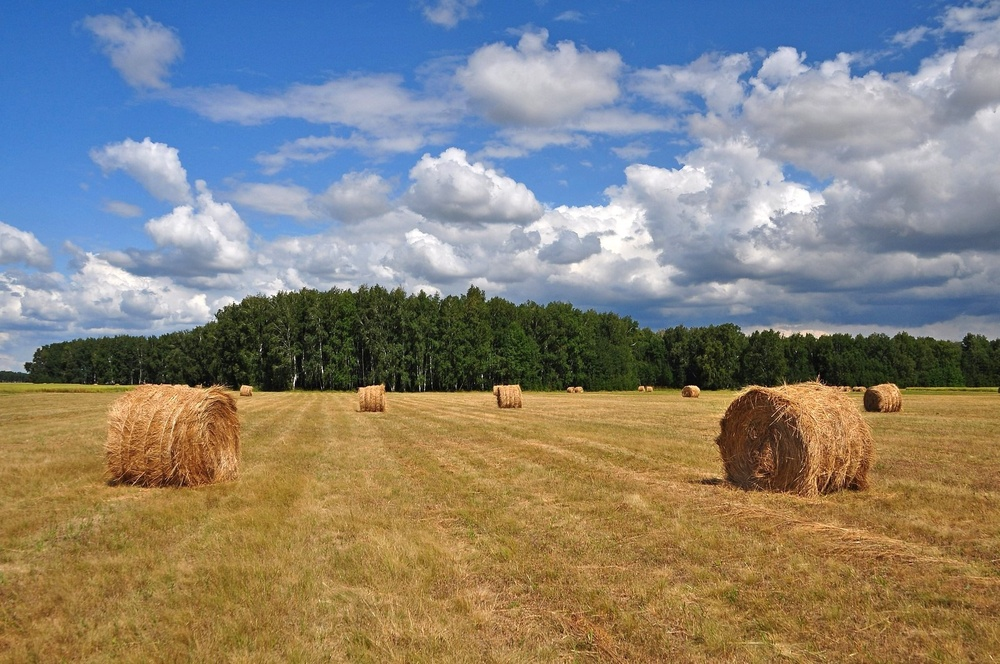
#> input picture lab_2/01.jpg, 1000 x 664 px, shrunk from 1600 x 1063 before the run
$ jupyter execute lab_2.ipynb
#> lines starting #> are read from the running program, lines starting #| are printed output that depends on the picture
[cell 1]
import matplotlib
import matplotlib.pyplot as plt
import numpy as np

from skimage import data, img_as_float
from skimage import exposure
from skimage.io import imsave, imread

from PIL import Image, ImageOps
import cv2

[cell 2]
def plot_img_and_hist(image, axes, bins=256):
    image = img_as_float(image)
    ax_img, ax_hist = axes
    ax_cdf = ax_hist.twinx()

    # Display image
    ax_img.imshow(image, cmap=plt.cm.gray)
    ax_img.set_axis_off()

    # Display histogram
    ax_hist.hist(image.ravel(), bins=bins, histtype='step', color='black')
    ax_hist.ticklabel_format(axis='y', style='scientific', scilimits=(0, 0))
    ax_hist.set_xlabel('Pixel intensity')
    ax_hist.set_xlim(0, 1)
    ax_hist.set_yticks([])

    # Display cumulative distribution
    img_cdf, bins = exposure.cumulative_distribution(image, bins)
    ax_cdf.plot(bins, img_cdf, 'r')
    ax_cdf.set_yticks([])

    return ax_img, ax_hist, ax_cdf


def draw_graphics(image, image_corrected, image_title, correction_title):
    plt.figure(figsize=(13, 9))
    axes = np.zeros((2, 2), dtype=object)
    axes[0, 0] = plt.subplot(2, 2, 1)
    axes[0, 1] = plt.subplot(2, 2, 2, sharex=axes[0, 0], sharey=axes[0, 0])
    axes[1, 0] = plt.subplot(2, 2, 3)
    axes[1, 1] = plt.subplot(2, 2, 4)

    plot_img_and_hist(image, axes[:, 0])[0].set_title(image_title)
    plot_img_and_hist(image_corrected, axes[:, 1])[0].set_title(correction_title)

[cell 3]
img_01 = Image.open('01.jpg')
#> img_01 is the input picture: PIL image 1000x664 RGB; mean R, G, B 135.1, 131, 121.6
img_02 = Image.open('02.jpg')
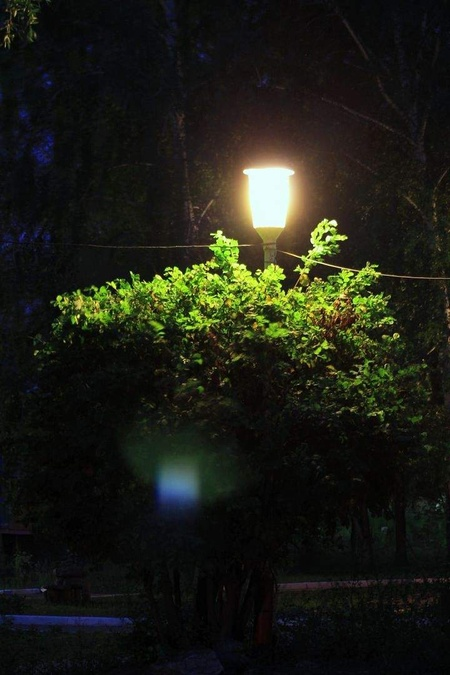
#> input picture lab_2/02.jpg, 450 x 675 px, shrunk from 720 x 1080 before the run
#> img_02 is the input picture: PIL image 450x675 RGB; mean R, G, B 28.8, 30, 21.2

img_01_bw = img_01.convert('L')
img_02_bw = img_02.convert('L')

img_01_bw.save('01_bw.jpg')
img_02_bw.save('02_bw.jpg')

img_01_neg = ImageOps.invert(img_01_bw)
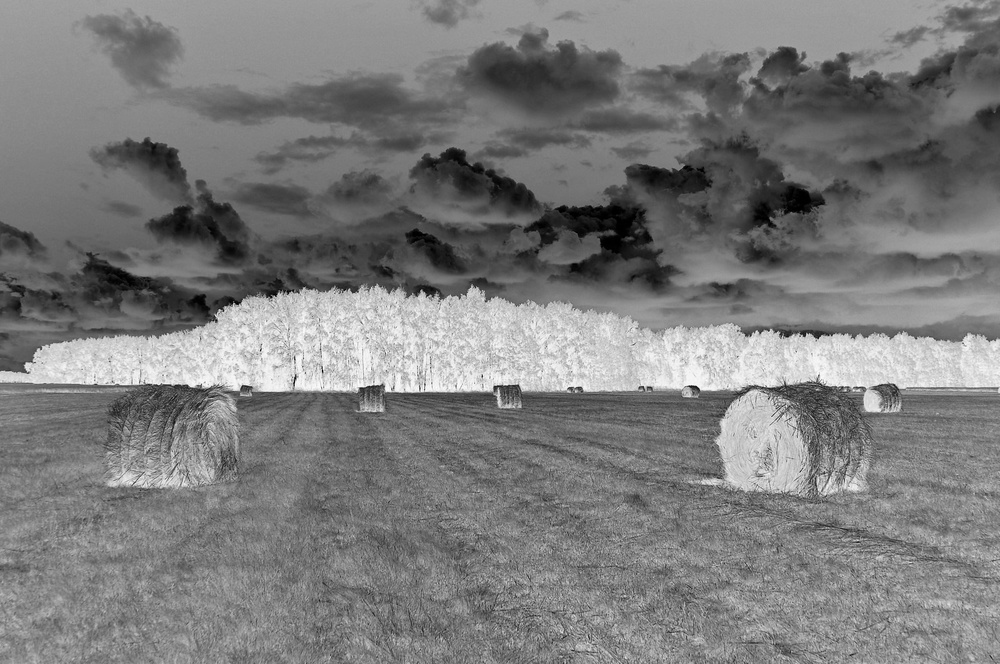
#> img_01_neg: PIL image 1000x664 L; min 0, max 255, mean 123.9
img_02_neg = ImageOps.invert(img_02_bw)
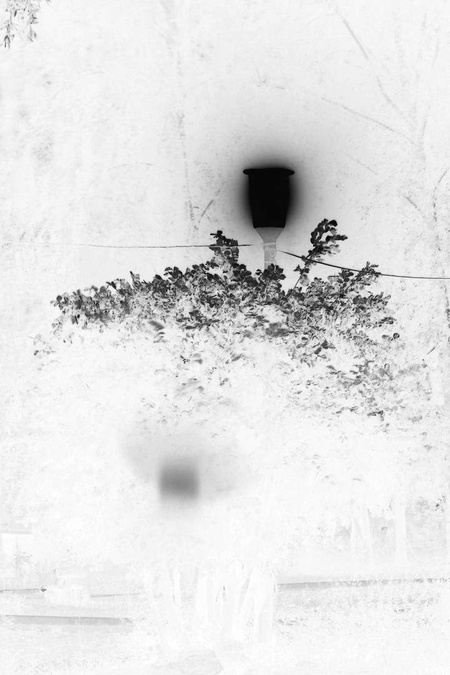
#> img_02_neg: PIL image 450x675 L; min 2, max 255, mean 226.4

img_01_neg.save('01_neg.jpg')
img_02_neg.save('02.neg.jpg')

draw_graphics(img_01_bw, img_01_neg, 'First image', 'First negative')
#> in plot_img_and_hist, `img_cdf, bins = exposure.cumulative_distribution(image, bins)`: img_cdf = 256 values from 4.52e-06 to 1; bins = 256 values from 0.00195 to 0.998
draw_graphics(img_02_bw, img_02_neg, 'First image', 'Second negative')

[cell 4]
base = 2.71

def log_plot(c):
     x = np.arange(0, 256, 0.01)
     y = c * np.log(1 + x)
     plt.plot(x, y, linewidth=1)

     plt.title(u'Log graphics')
     plt.xlim(0, 255), plt.ylim(0, 255)
     plt.show()

def log_plot_inv(c):
     x = np.arange(0, 256, 0.01)
     y = base ** (x / c) - 1
     plt.plot(x, y, linewidth=1)

     plt.title(u'Invert Log graphics')
     plt.xlim(0, 255), plt.ylim(0, 255)
     plt.show()

def log(c, image2):
    output = c * np.log(1.0 + image2)
    output = np.uint8(output + 0.5)
    return output

def log_inv(c, image_in):
    output = base ** (image_in / c) - 1
    output = np.uint8(output + 0.5)
    return output


float_01 = cv2.imread('01_bw.jpg')
#> float_01: shape (664, 1000, 3); min 0, max 255, mean 131.2
float_02 = cv2.imread('02_bw.jpg')
#> float_02: shape (675, 450, 3); min 0, max 255, mean 28.6

log_01 = log(42, float_01)
log_01_inv = log_inv(42, float_01)

log_02 = log(42, float_02)
log_02_inv = log_inv(42, float_02)

log_plot(42)
log_plot_inv(42)
#> in log_plot_inv, `plt.show()`:
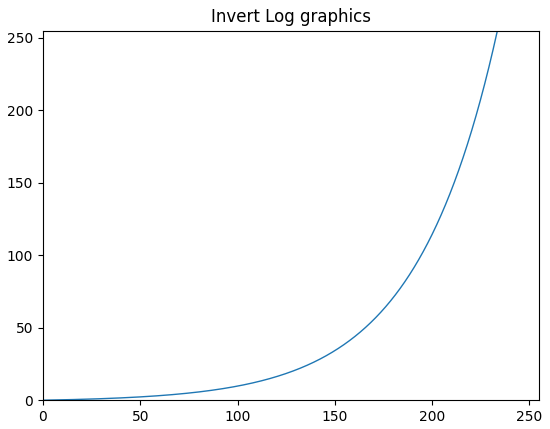
#> figure drawn by matplotlib, 1 panel; curve peaks at x = 256, y = 434.5

cv2.imwrite('01_log_x.jpg', log_01)
cv2.imwrite('01_log_y.jpg', log_01_inv)
cv2.imwrite('02_log_x.jpg', log_02)
cv2.imwrite('02_log_y.jpg', log_02_inv)
#> Out = True
# [17 lines of commented-out code are left out]

[cell 5]
float_01 = img_as_float(img_01_bw)
float_02 = img_as_float(img_02_bw)

img_01_deg_x = exposure.adjust_gamma(float_01, 5)
img_02_deg_x = exposure.adjust_gamma(float_02, 5)

img_01_deg_y = exposure.adjust_gamma(float_01, 0.2)
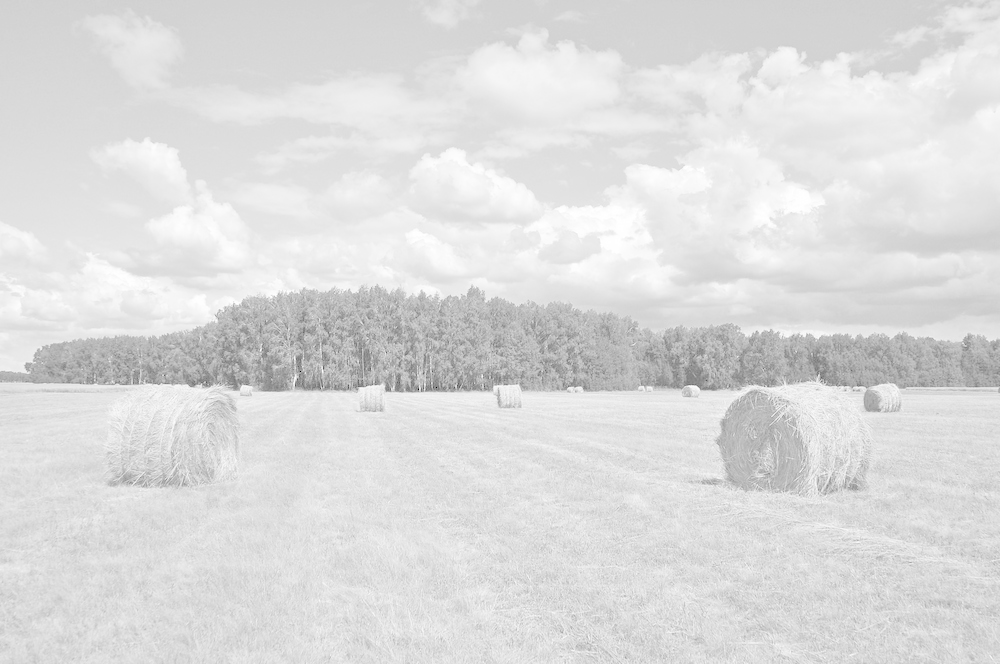
#> img_01_deg_y: shape (664, 1000) float64; min 0, max 1, mean 0.865
img_02_deg_y = exposure.adjust_gamma(float_02, 0.2)
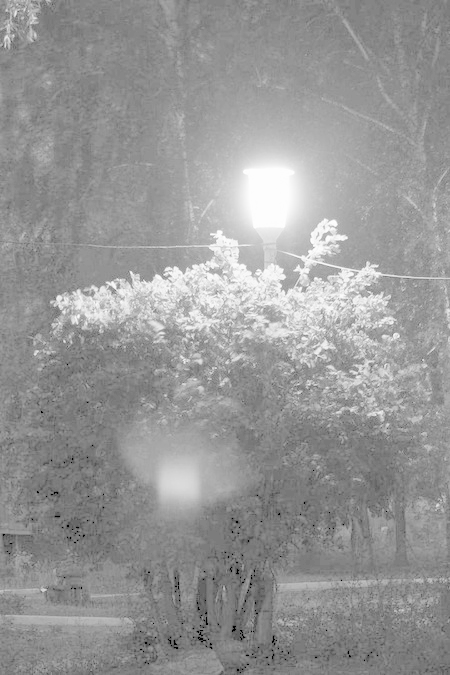
#> img_02_deg_y: shape (675, 450) float64; min 0, max 0.998, mean 0.594

imsave('01_deg_x.jpg', (img_01_deg_x * 255).astype(np.uint8))
imsave('02_deg_x.jpg', (img_02_deg_x * 255).astype(np.uint8))
imsave('01_deg_y.jpg', (img_01_deg_y * 255).astype(np.uint8))
imsave('02_deg_y.jpg', (img_02_deg_y * 255).astype(np.uint8))

def gamma_plot(c):
     x = np.arange(0, 256, 0.01)
     y = x**c
     plt.plot(x, y, linewidth=1)
     plt.title(u'Gamma graphics')
     plt.show()

gamma_plot(5)
gamma_plot(0.2)

[cell 6]
import cv2


def piecewise_linear_transformation(image):
    img_gray = cv2.imread(image, flags=0)  # flags=0  Read as grayscale image

    height, width = img_gray.shape[:2]

    img_stretch = np.empty((height, width), np.uint8)
    #  Create a blank array
    k1 = 1.3  # imgGray[h,w] < r1:
    k2 = 1  # r1 <= imgGray[h,w] <= r2
    k3 = 0.5  # imgGray[h,w] > r2
    for h in range(height):
        for w in range(width):
            #print(f'{h} {w}')
            if img_gray[h, w] < 30:
                img_stretch[h, w] = k1 * img_gray[h, w]
            elif 30 <= img_gray[h, w] <= 150:
                img_stretch[h, w] = k2 * (img_gray[h, w])
            elif img_gray[h, w] > 150:
                img_stretch[h, w] = k3 * (img_gray[h, w])

    draw_graphics(img_gray, img_stretch, 'Image', 'Image with piecewise linear transformation')
    return img_stretch

def piecewise_plot():
     x = np.arange(0, 256, 0.01)
     func = lambda t: t*1.3 if t < 30 else t * 1 if 30 <= t <= 150 else t* 0.5
     vfunc = np.vectorize(func)
     y = vfunc(x.copy())
     plt.plot(x, y, linewidth=1)

     plt.title(u'Gamma graphics')
     plt.xlim(0, 255), plt.ylim(0, 255)
     plt.show()

img_01_sl = piecewise_linear_transformation('01_bw.jpg')
#> after the loop in piecewise_linear_transformation, `for h in range(height):`:
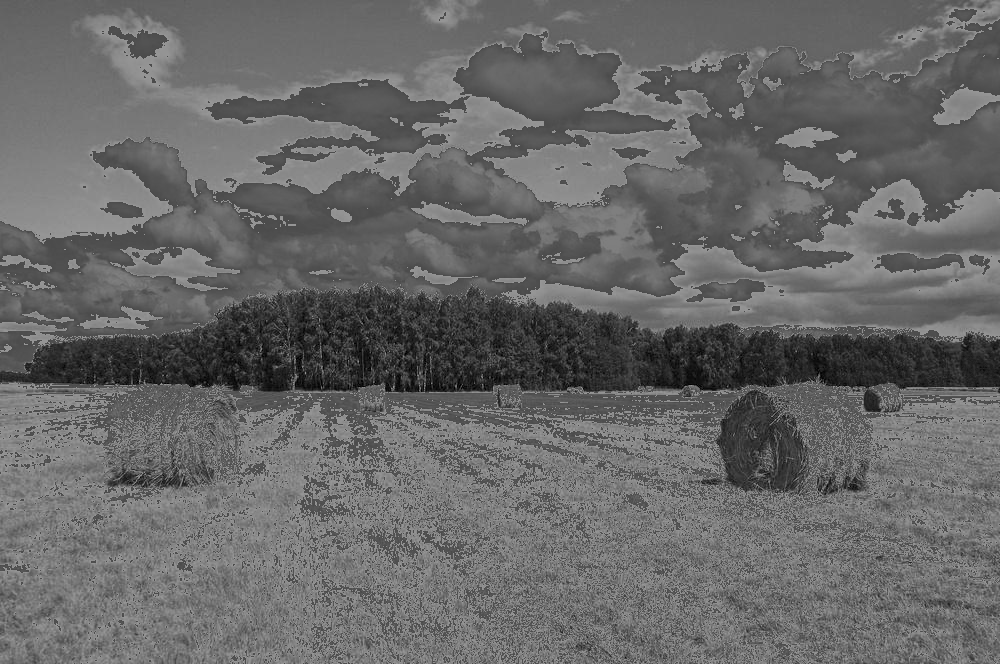
#> img_stretch: shape (664, 1000); min 0, max 150, mean 103.6
img_02_sl = piecewise_linear_transformation('02_bw.jpg')
#> call 2 of piecewise_linear_transformation, with image = '02_bw.jpg'
#> after the loop in piecewise_linear_transformation (call 2), `for h in range(height):`:
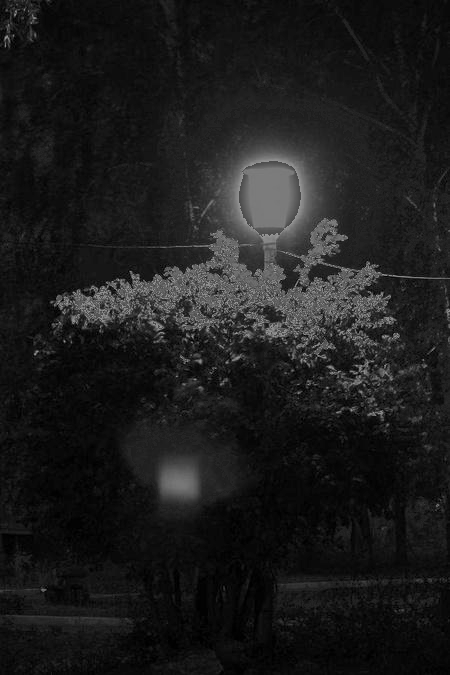
#> img_stretch: shape (675, 450); min 0, max 150, mean 28.1

piecewise_plot()

imsave('01_sl.jpg', img_01_sl)
imsave('02_sl.jpg', img_02_sl)

[cell 7]
import cv2
import imutils
import numpy as np
import matplotlib.pyplot as plt

wiki_img=cv2.imread('02_bw.jpg')
wiki_gray=cv2.cvtColor(wiki_img,cv2.COLOR_BGR2GRAY)
wiki_equ=cv2.equalizeHist(wiki_gray)
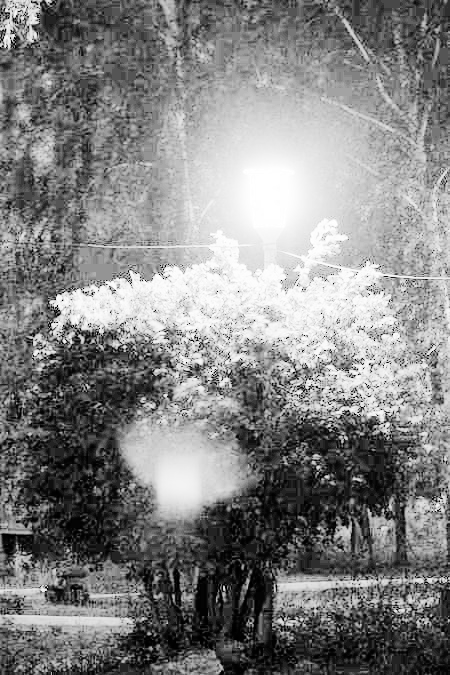
#> wiki_equ: shape (675, 450); min 0, max 255, mean 131

hist=cv2.calcHist([wiki_gray],[0],None,[256],[0,256])
#> hist = 256 values, max 15821 at index 10, min 6 at index 253, mean 1186.5
equ_hist=cv2.calcHist([wiki_equ],[0],None,[256],[0,256])
#> equ_hist = 256 values, max 15821 at index 72, min 0 at index 3, mean 1186.5
fig=plt.figure()
ax1=fig.add_subplot(1,2,1)
ax1.plot(hist)
ax2=fig.add_subplot(1,2,2)
ax2.plot(equ_hist)
plt.show()
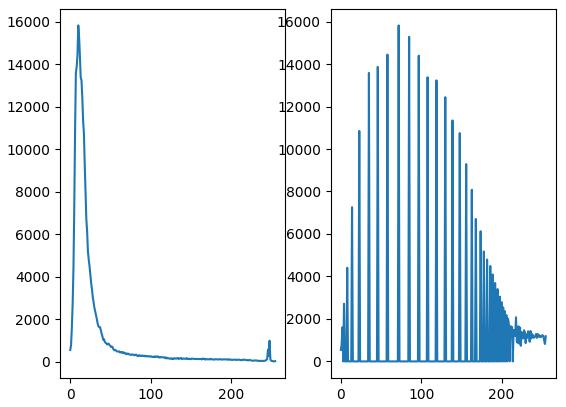
#> figure drawn by matplotlib, 2 panels; panel 1: curve peaks at x = 10, y = 15821; panel 2: curve peaks at x = 72, y = 15821

cv2.imwrite("02_levels.jpg",wiki_equ)
#> Out = True
